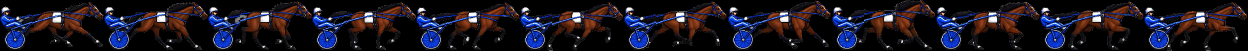
#> input picture mockups/pixel/fe12_cycle.png, 2496 x 101 px (shown at 1/2 size)
$ python -i inpaint_wraps.py   (imports and definitions only)
#> lines starting #> are read from the running program, lines starting #| are printed output that depends on the picture
"""Leg wraps inpainted onto today's runner on the local GPU: only the lower legs are repainted, everything else stays
the stock frame's own pixels, so the body can't jitter and the wrap layer is exactly the pixels that changed.
    python art/tack_layers/inpaint_wraps.py <frame 1-12> [seed] [denoise]   -> inpaint/f<NN>_s<seed>.png (+ preview)"""
import os, sys
import numpy as np
from PIL import Image, ImageFilter

HERE = os.path.dirname(os.path.abspath(__file__)); sys.path.insert(0, os.path.join(HERE, ".."))
import comfy

W, H, K = 208, 101, 5                                   # frame size; worked at 5x
BG = (128, 128, 128)
# [1 line not run here, left out]
PROMPT = ("Add plain white padded polo leg wraps (bandages) on the horse's four lower legs, wrapped around the cannon bone "
          "from just below the knee and hock down to the fetlock. The pasterns and black hooves below stay bare and keep "
          "their exact shape. Keep the 16-bit pixel art style, the same pose, the same leg positions and the same colors.")


def frame(i):
    im = Image.open(os.path.join(HERE, "..", "..", "mockups", "pixel", "fe12_cycle.png")).convert("RGBA")
    return im.crop(((i - 1) * W, 0, i * W, H))


def leg_mask(f, grow=3):
    """The lower legs: the horse's opaque pixels below the knees, right of the sulky, grown a little for the padding."""
    a = np.array(f)[:, :, 3] > 0
    m = np.zeros_like(a); m[64:, 40:] = a[64:, 40:]
    yy, xx = np.mgrid[:H, :W]
    wheel = np.hypot(xx - 30, yy - 75) <= 28                            # the sulky wheel is never a leg
    m &= ~wheel
    grown = np.array(Image.fromarray((m * 255).astype(np.uint8)).filter(ImageFilter.MaxFilter(grow * 2 + 1))) > 0
    return Image.fromarray(((grown & ~wheel) * 255).astype(np.uint8))


def run(i, seed=7, denoise=.8):
    f = frame(i); m = leg_mask(f)
    flat = Image.new("RGB", f.size, BG); flat.paste(f, mask=f.getchannel("A"))
    src = os.path.join(OUT, f"src_{i:02d}.png"); msk = os.path.join(OUT, f"mask_{i:02d}.png")
    flat.resize((W * K, H * K), Image.NEAREST).save(src); m.resize((W * K, H * K), Image.NEAREST).save(msk)
    raw = os.path.join(OUT, f"raw_{i:02d}_s{seed}.png")
    _, secs = comfy.inpaint(PROMPT, src, msk, raw, seed=seed, denoise=denoise)
    r = Image.open(raw).convert("RGB").resize((W, H), Image.BOX)                         # back to sprite scale
    rn, fn, mn = np.array(r).astype(int), np.array(f), np.array(m) > 0
    out = fn.copy()
    keyed = np.abs(rn - np.array(BG)).sum(2) > 40                                        # not the grey backdrop
    take = mn & keyed
    out[take, :3] = rn[take]; out[take, 3] = 255
    out[mn & ~keyed] = 0                                                                 # backdrop inside the leg area: clear
    res = Image.fromarray(out.astype(np.uint8))
    path = os.path.join(OUT, f"f{i:02d}_s{seed}.png"); res.save(path)
    view = Image.new("RGBA", (W * 2 + 6, H), (58, 38, 26, 255)); view.alpha_composite(f); view.alpha_composite(res, (W + 6, 0))
    view.resize((view.width * 4, view.height * 4), Image.NEAREST).save(path.replace(".png", "_view.png"))
    return path, secs


# [3 lines not run here, left out]

>>> import cv2
>>> picture = cv2.imread('../../../../../mockups/pixel/fe12_cycle.png', cv2.IMREAD_GRAYSCALE)
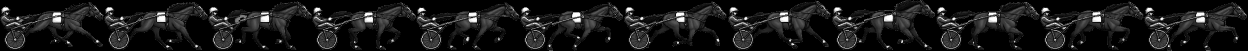
#> picture: shape (101, 2496) (shown at 1/2 size); min 0, max 255, mean 25.1
>>> result = run(picture)
#> in frame, `im = Image.open(os.path.join(HERE, "..", "..", "mockups", "pixel", "fe..`:
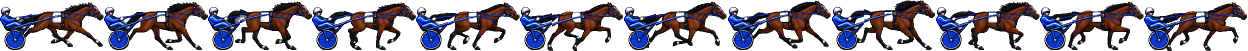
#> im: PIL image 2496x101 RGBA (shown at 1/2 size); mean R, G, B, A 26.8, 23, 33.6, 118.4; transparent parts drawn white
#> (the run stopped early here; a loop or call above may not have finished)

$ run again, on mockups/pixel/fe8_cycle.png
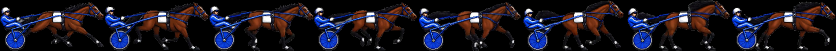
#> input picture mockups/pixel/fe8_cycle.png, 1672 x 102 px (shown at 1/2 size)
#> `picture = cv2.imread('../../../../../mockups/pixel/fe12_cycle.png', cv..`:
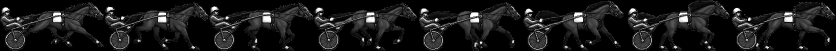
#> picture: shape (102, 1672) (shown at 1/2 size); min 0, max 255, mean 25.2

$ run again, on mockups/pixel/astra_cycle.png
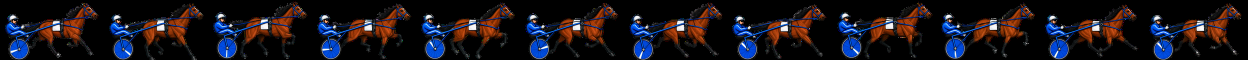
#> input picture mockups/pixel/astra_cycle.png, 2496 x 120 px (shown at 1/2 size)
#> `picture = cv2.imread('../../../../../mockups/pixel/fe12_cycle.png', cv..`:
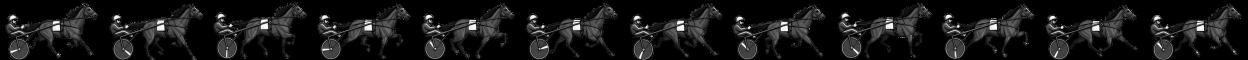
#> picture: shape (120, 2496) (shown at 1/2 size); min 0, max 255, mean 22.2
